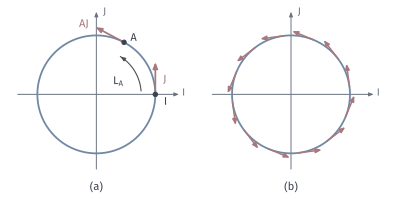

This figure's Python source:
"""SO(2) as the unit circle in span(I,J): the velocity J at I, its left translate A J, and the left-invariant field."""
from pathlib import Path
import sys
ROOT = next(p for p in Path(__file__).resolve().parents if (p/"build.sh").is_file() and (p/"tex/book.tex").is_file())
sys.path.insert(0, str(ROOT/"figures/04-spaces-measures-and-geometry/04-manifolds/matplotlib/mfd-common"))
from mfd3d import *

W, H = 100, 50
fig, ax = canvas(W, H)
th0 = np.radians(62)
def base(cx, cy, r):
    t = np.linspace(0, 2*np.pi, 361)
    ax.plot(cx+r*np.cos(t), cy+r*np.sin(t), color=BLUE, lw=1.3, zorder=3)
    arrow(ax, (cx-r-5, cy), (cx+r+6, cy), color=MUTED, lw=.7, scale=5, zorder=1)
    arrow(ax, (cx, cy-r-4), (cx, cy+r+6), color=MUTED, lw=.7, scale=5, zorder=1)
    label(ax, (cx+r+6.8, cy+.2), '$I$', 7.5, MUTED, ha='left')
    label(ax, (cx+1.7, cy+r+5.7), '$J$', 7.5, MUTED, ha='left')
L = 8.2
r = 15
cx, cy = 24.5, 26
base(cx, cy, r)
I = np.array([cx+r, cy])
A = np.array([cx+r*np.cos(th0), cy+r*np.sin(th0)])
arrow(ax, I, I+[0, L], color=RED, lw=1.25, scale=6.5)
arrow(ax, A, A+L*np.array([-np.sin(th0), np.cos(th0)]), color=RED, lw=1.25, scale=6.5)
dot(ax, I, INK); dot(ax, A, INK)
label(ax, I+[2.5, 3.8], '$J$', color=RED, halo=True)
label(ax, A+L*np.array([-np.sin(th0), np.cos(th0)])+[-2.8, .8], '$AJ$', color=RED, halo=True)
label(ax, I+[2.7, -1.8], '$I$', halo=True)
label(ax, A+[2.5, 1.2], '$A$', halo=True)
t = np.linspace(.08, th0-.08, 30)
ax.plot(cx+(r-3.6)*np.cos(t), cy+(r-3.6)*np.sin(t), color=STROKE, lw=.8, zorder=3)
arrow(ax, (cx+(r-3.6)*np.cos(t[-3]), cy+(r-3.6)*np.sin(t[-3])), (cx+(r-3.6)*np.cos(t[-1]), cy+(r-3.6)*np.sin(t[-1])), color=STROKE, lw=.8, scale=5)
label(ax, (cx+(r-8.4)*np.cos(th0/2), cy+(r-8.4)*np.sin(th0/2)), '$L_A$', halo=True)
# (b) field
cx2 = 74
base(cx2, cy, r)
for k in range(12):
    a = 2*np.pi*k/12+.13
    P = np.array([cx2+r*np.cos(a), cy+r*np.sin(a)])
    arrow(ax, P, P+.72*L*np.array([-np.sin(a), np.cos(a)]), color=RED, lw=1.1, scale=6)
panel_tag(ax, cx, 1.7, '(a)'); panel_tag(ax, cx2, 1.7, '(b)')
save(fig, Path(__file__).resolve().parent, 'figure', {'formula': 'cos t I + sin t J; tangent at A=R(62deg) is AJ=-sin t I+cos t J; field A->AJ'})
